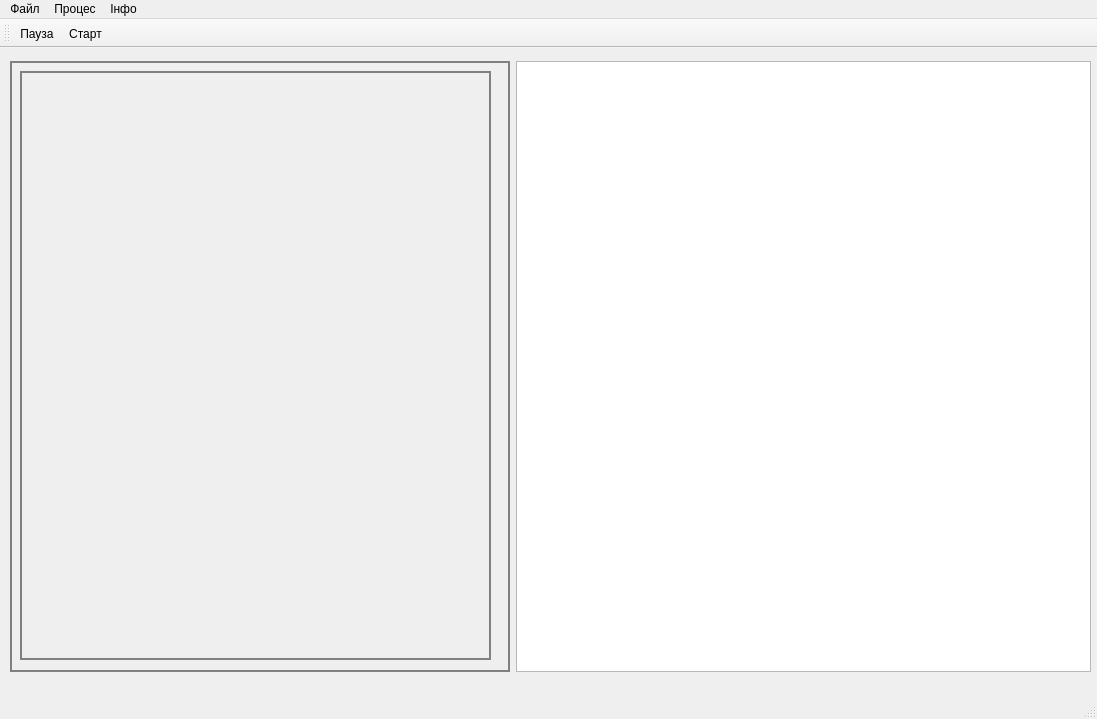
<?xml version="1.0" encoding="UTF-8"?>
<ui version="4.0">
 <class>MainWindow</class>
 <widget class="QMainWindow" name="MainWindow">
  <property name="geometry">
   <rect>
    <x>0</x>
    <y>0</y>
    <width>1097</width>
    <height>719</height>
   </rect>
  </property>
  <property name="windowTitle">
   <string>MainWindow</string>
  </property>
  <widget class="QWidget" name="centralwidget">
   <widget class="QWidget" name="gridLayoutWidget">
    <property name="geometry">
     <rect>
      <x>10</x>
      <y>13</y>
      <width>1081</width>
      <height>611</height>
     </rect>
    </property>
    <layout class="QGridLayout" name="gridLayout">
     <property name="sizeConstraint">
      <enum>QLayout::SetMaximumSize</enum>
     </property>
     <item row="0" column="4">
      <widget class="QTableView" name="tableView"/>
     </item>
     <item row="0" column="0" colspan="4">
      <widget class="QFrame" name="frame">
       <property name="minimumSize">
        <size>
         <width>500</width>
         <height>0</height>
        </size>
       </property>
       <property name="maximumSize">
        <size>
         <width>16777215</width>
         <height>16777215</height>
        </size>
       </property>
       <property name="styleSheet">
        <string notr="true">border: 2px solid gray;</string>
       </property>
       <property name="frameShape">
        <enum>QFrame::StyledPanel</enum>
       </property>
       <property name="frameShadow">
        <enum>QFrame::Raised</enum>
       </property>
       <widget class="MouseLogger" name="mouseLoggerWidget" native="true">
        <property name="geometry">
         <rect>
          <x>0</x>
          <y>0</y>
          <width>491</width>
          <height>609</height>
         </rect>
        </property>
        <property name="minimumSize">
         <size>
          <width>0</width>
          <height>609</height>
         </size>
        </property>
        <property name="maximumSize">
         <size>
          <width>1111111</width>
          <height>11111111</height>
         </size>
        </property>
        <property name="mouseTracking">
         <bool>true</bool>
        </property>
        <property name="tabletTracking">
         <bool>true</bool>
        </property>
        <property name="autoFillBackground">
         <bool>false</bool>
        </property>
        <property name="styleSheet">
         <string notr="true">border: 2px solid gray;
margin: 10px;</string>
        </property>
       </widget>
      </widget>
     </item>
    </layout>
   </widget>
  </widget>
  <widget class="QMenuBar" name="menubar">
   <property name="geometry">
    <rect>
     <x>0</x>
     <y>0</y>
     <width>1097</width>
     <height>26</height>
    </rect>
   </property>
   <widget class="QMenu" name="menu">
    <property name="title">
     <string>Файл</string>
    </property>
   </widget>
   <widget class="QMenu" name="menu_2">
    <property name="title">
     <string>Процес</string>
    </property>
   </widget>
   <widget class="QMenu" name="menu_3">
    <property name="title">
     <string>Інфо</string>
    </property>
   </widget>
   <addaction name="menu"/>
   <addaction name="menu_2"/>
   <addaction name="menu_3"/>
  </widget>
  <widget class="QStatusBar" name="statusbar"/>
  <widget class="QToolBar" name="toolBar">
   <property name="windowTitle">
    <string>toolBar</string>
   </property>
   <attribute name="toolBarArea">
    <enum>TopToolBarArea</enum>
   </attribute>
   <attribute name="toolBarBreak">
    <bool>false</bool>
   </attribute>
   <addaction name="Pause"/>
   <addaction name="Start"/>
  </widget>
  <action name="Pause">
   <property name="icon">
    <iconset resource="resources.qrc">
     <normaloff>:/res/icons/pause-icon.png</normaloff>:/res/icons/pause-icon.png</iconset>
   </property>
   <property name="text">
    <string>Пауза</string>
   </property>
  </action>
  <action name="Start">
   <property name="icon">
    <iconset resource="resources.qrc">
     <normaloff>:/res/icons/start-icon.png</normaloff>:/res/icons/start-icon.png</iconset>
   </property>
   <property name="text">
    <string>Старт</string>
   </property>
  </action>
 </widget>
 <customwidgets>
  <customwidget>
   <class>MouseLogger</class>
   <extends>QWidget</extends>
   <header location="global">mouselogger.h</header>
   <container>1</container>
  </customwidget>
 </customwidgets>
 <resources>
  <include location="resources.qrc"/>
 </resources>
 <connections/>
</ui>
